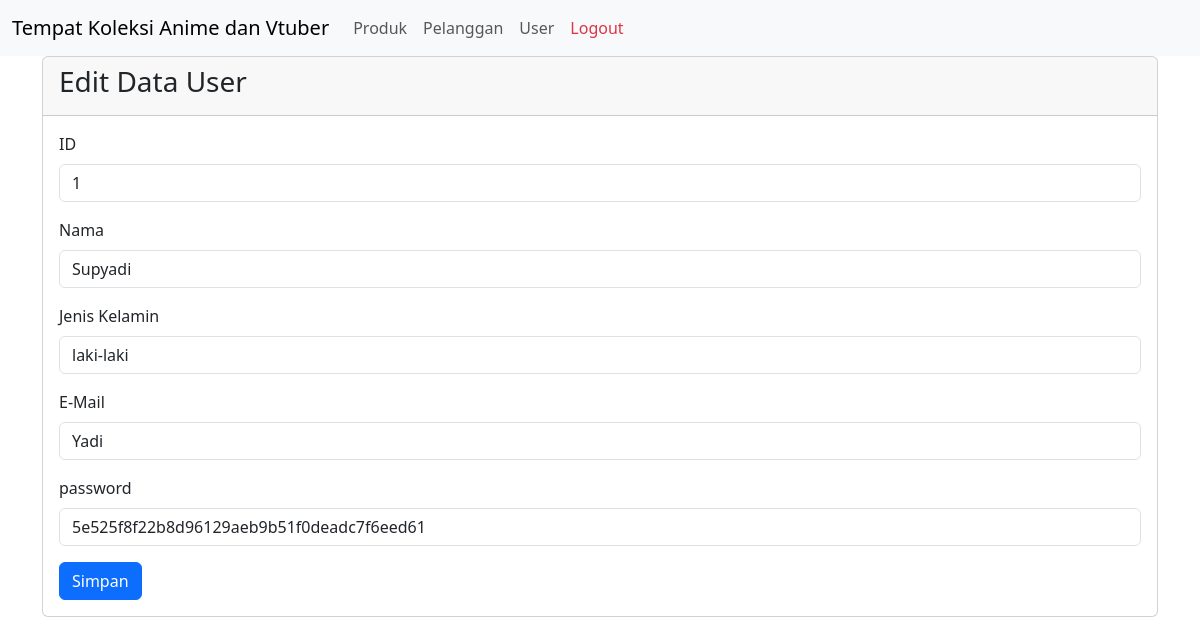
The app's page /edit_user.php?id_user=1 (signed in) with its own data.
### tables this page shows
CREATE TABLE `user` (
  `id_user` int(11) NOT NULL,
  `nama` varchar(50) DEFAULT NULL,
  `jenis_kelamin` varchar(20) DEFAULT NULL,
  `email` varchar(50) DEFAULT NULL,
  `password` varchar(255) DEFAULT NULL
);

### edit_user.php (the view)
<?php
include 'config/koneksi.php';
if (isset ($_GET['id_user'])) {
    $id = $_GET['id_user'];
    $result = $conn->query("SELECT * FROM user WHERE id_user = $id");
    $row = $result->fetch_assoc();
} else {
    header("Location: index.php");
    exit;
}
?>
<?php include "include/header.php"; ?>
<div class="container">
    <div class="row">
        <div class="col-md-12">
            <div class="card card-primary">
                <div class="card-header">
                    <h3 class="card-title">Edit Data User</h3>
                </div>
                <div class="card-body">
                    <form action="update_user.php" method="POST">
                        <div class="mb-3">
                            <label class="form-label">ID</label>
                            <input type="text" name="id_user" class="form-control" required readonly value = <?= $row['id_user']?>>
                        </div>
                        <div class="mb-3">
                            <label class="form-label">Nama</label>
                            <input type="text" name="nama" class="form-control" required value = <?= $row['nama']?>>
                        </div>
                        <div class="mb-3">
                            <label class="form-label">Jenis Kelamin</label>
                            <input type="text" name="jenis_kelamin" class="form-control" required value = <?= $row['jenis_kelamin']?>>
                        </div>
                        <div class="mb-3">
                            <label class="form-label">E-Mail</label>
                            <input type="text" name="email" class="form-control" required value = <?= $row['email']?>>
                        </div>
                        <div class="mb-3">
                            <label class="form-label">password</label>
                            <input type="text" name="password" class="form-control" required value = <?= $row['password']?>>
                        </div>
                        <button type="submit" class="btn btn-primary">Simpan</button>
                    </form>
                </div>
            </div>
        </div>
    </div>
</div>
<?php include "include/foother.php"; ?>

### records on screen
user: id_user "1", nama "Supyadi", jenis_kelamin "laki-laki", email "Yadi", password "5e525f8f22b8d96129aeb9b51f0deadc7f6eed61"
